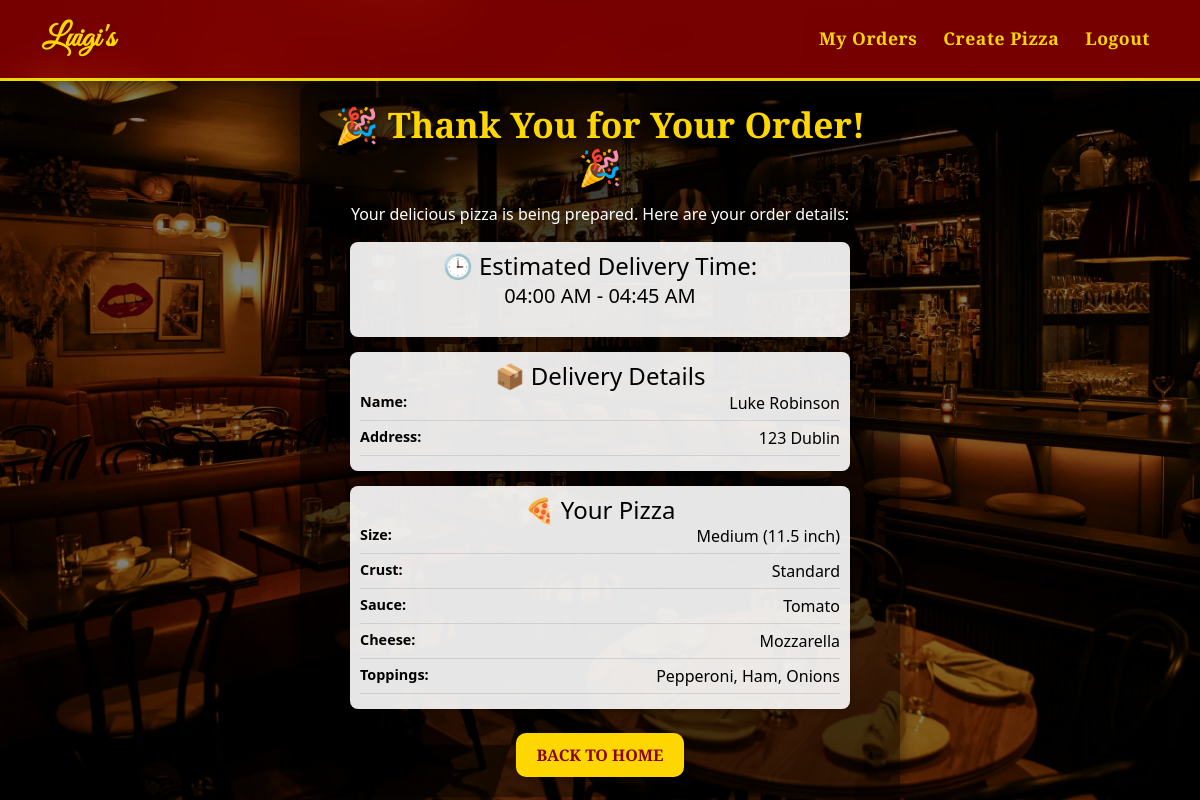
The page /order_complete/2/ (signed in) on the database its author committed.
### orders/models.py (models this page shows, shortened)
class Order(models.Model):
    user = models.ForeignKey(settings.AUTH_USER_MODEL, on_delete=models.CASCADE)
    pizza = models.ForeignKey(Pizza, on_delete=models.CASCADE)
    name = models.CharField(max_length=100)
    address = models.TextField()
    card_number = models.CharField(max_length=16)
    card_expiry = models.CharField(max_length=7)
    card_cvv = models.CharField(max_length=3)
    timestamp = models.DateTimeField(auto_now_add=True)

class Pizza(models.Model):
    size = models.ForeignKey(PizzaSize, on_delete=models.CASCADE)
    crust = models.ForeignKey(PizzaCrust, on_delete=models.CASCADE)
    sauce = models.ForeignKey(PizzaSauce, on_delete=models.CASCADE)
    cheese = models.ForeignKey(PizzaCheese, on_delete=models.CASCADE)
    toppings = models.ManyToManyField(Topping)

class PizzaSize(models.Model):
    name = models.CharField(max_length=20)

class PizzaCrust(models.Model):
    name = models.CharField(max_length=20)

class PizzaSauce(models.Model):
    name = models.CharField(max_length=20)

class PizzaCheese(models.Model):
    name = models.CharField(max_length=20)

class Topping(models.Model):
    name = models.CharField(max_length=20)

### orders/views.py (the view)
# urls.py: path('order_complete/<int:order_id>/', views.order_complete, name='order_complete'),
@login_required
def order_complete(request, order_id):
    order = get_object_or_404(Order, id=order_id)
    order_time = order.timestamp
    current_minute = order_time.minute
    if current_minute <= 15:
        delivery_start = order_time.replace(minute=45, second=0, microsecond=0)
        delivery_end = delivery_start + timedelta(minutes=15)
    else:
        delivery_start = order_time + timedelta(hours=1)
        delivery_start = delivery_start.replace(minute=0, second=0, microsecond=0)
        delivery_end = delivery_start + timedelta(minutes=45)
    if delivery_end.hour >= 24:
        delivery_end = delivery_end.replace(hour=0)
    delivery_window = f"{delivery_start.strftime('%I:%M %p')} - {delivery_end.strftime('%I:%M %p')}"
    return render(request, 'orders/order_complete.html', {'order': order, 'delivery_window': delivery_window})

### orders/templates/orders/order_complete.html (shortened to what this page needs)
{% extends 'orders/base.html' %}
{% load static %}
{% block content %}
<div class="content-wrapper">
    <div class="container order-complete-container">
        <h2 class="page-title">🎉 Thank You for Your Order! 🎉</h2>
        <p>Your delicious pizza is being prepared. Here are your order details:</p>
        <div class="order-details-wrapper">
            <div class="order-card">
                <h4 class="card-title"> 🕒 Estimated Delivery Time:</h4>
                <p class="lead"><strong>{{ delivery_window }}</strong></p>
            </div>
            <div class="order-card">
                <h4 class="card-title"> 📦 Delivery Details</h4>
                <div class="details-list">
                    <p><strong>Name:</strong> {{ order.name }}</p>
                    <p><strong>Address:</strong> {{ order.address }}</p>
                </div>
            </div>
            <div class="order-card">
                <h4 class="card-title"> 🍕 Your Pizza</h4>
                <div class="details-list">
                    <p><strong>Size:</strong> {{ order.pizza.size.name }}</p>
                    <p><strong>Crust:</strong> {{ order.pizza.crust.name }}</p>
                    <p><strong>Sauce:</strong> {{ order.pizza.sauce.name }}</p>
                    <p><strong>Cheese:</strong> {{ order.pizza.cheese.name }}</p>
                    <p><strong>Toppings:</strong>
                        {% for topping in order.pizza.toppings.all %}
                            {{ topping.name }}{% if not forloop.last %}, {% endif %}
                        {% empty %}
                            No Toppings
                        {% endfor %}
                    </p>
                </div>
            </div>
        </div>
        <a href="{% url 'home' %}" class="btn custom-btn mt-4">Back to Home</a>
    </div>
</div>
{% endblock %}

### rows shown on the page
Order: name "Luke Robinson", address "123 Dublin", pizza.size.name "Medium (11.5 inch)", pizza.crust.name "Standard", pizza.sauce.name "Tomato", pizza.cheese.name "Mozzarella"
Topping: name "Pepperoni"
Topping: name "Ham"
Topping: name "Onions"

### other values the page prints
{{ delivery_window }} "04:00 AM - 04:45 AM"
